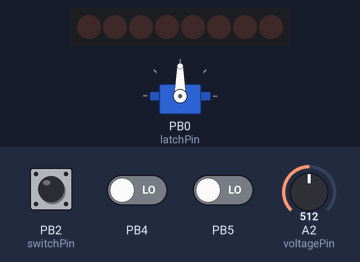
This sketch was run on a simulated ATtiny85, built with avr-gcc and run on an emulated ATtiny85. On the bench: 8 shift-register outputs drawn as a row of LEDs (first output left, lit = HIGH), servo. Wiring (inferred from the names in the program): shift register (74HC595): data PB3; shift clock PB1. Wiring (inferred from the signals the program sends): row of LEDs: on Q0, Q1, Q2, Q3, Q4, Q5, Q6, Q7. The inputs (shaded band) are chosen by the test bench; at power-on: A2 (voltagePin) = 512, PB2 (switchPin) HIGH, PB4 LOW, PB5 LOW. Sleep ends after the set time or at an interrupt.

Above: at 8.9 s.
9.0 s: A2 (voltagePin) set to 70
At 17.0 s:
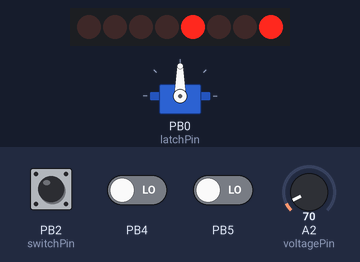
18.9 s: A2 (voltagePin) set to 77
21.4 s: A2 (voltagePin) set to 60
At 31.52 s:
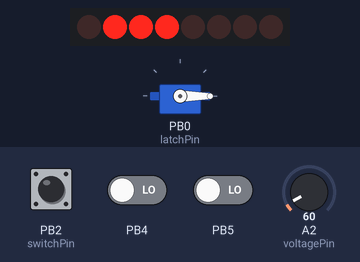
35.4 s: A2 (voltagePin) set to 90
At 46.4 s:
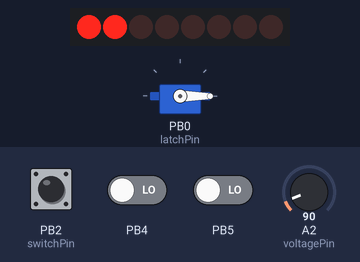
47.8 s: A2 (voltagePin) set to 10
At 54.89 s:
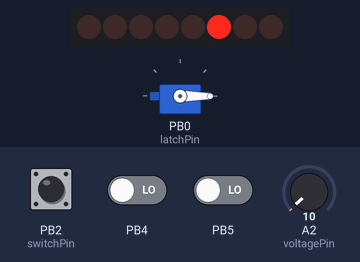
56.9 s: A2 (voltagePin) set to 170
Timing chart, 0 to 71.9 s (numbered marks = the images above; inputs shaded):
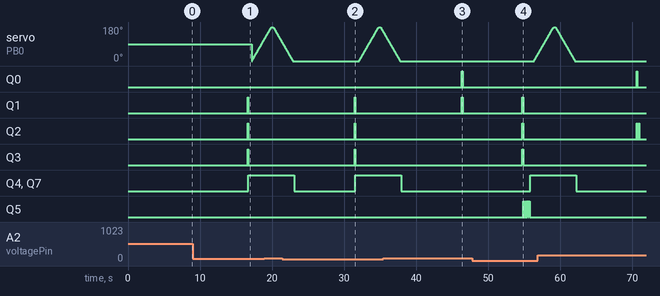

The sketch:

feeder_code_soldered_version.ino
```cpp
/**************************************************************************************************************************************************************/
////LIBRARIES
/**************************************************************************************************************************************************************/

#include <avr/sleep.h>
#include <avr/interrupt.h>
#include <SoftwareServo.h>


/**************************************************************************************************************************************************************/
////PINS
/**************************************************************************************************************************************************************/

#define switchPin  2
#define voltagePin  A2

#define dataPin   3
#define clockPin  1
#define latchPin  0  //connecting latch and servo on the same pin seems to work for now

/**************************************************************************************************************************************************************/
////VARIABLES
/**************************************************************************************************************************************************************/

//WDT variables
volatile int watchDog_counter = 0;
//wd counter must reach a target, different depending on nb of meals per day
//1 meal per day: target = 10800
//2 meals: trgt = 5400
//3 meals: trgt = 3600
int wd_target = 10800; //target for wd counter, changes depending on user settings for number of meals per day

//PC interrupt variables
volatile int buttonFlag;
//unsigned long last_interrupt_time; //unused for now
int voltage;


//VERSRION 1 JULY 2019: 33K, 3K, 3.9K, 3K, 1K

//button 1 is "Nb of meals"
//calculated value on 1023 between 800ohms and 60 ohms is 71
#define min1 0
#define max1  70

//button 2 is "Size of meals"
//calculated value on 1023 between 800ohms and 45 ohms is 54
#define min2  80
#define max2  140

//button 3 is "Reset"
//calculated value on 1023 between 800ohms and 30 ohms is 37
#define min3  160
#define max3  200

//button 4 is "toggle meal led"
//calculated value on 1023 between 800ohms and 15 ohms is 19
#define min4  240
#define max4  300


//Food Data variables

//amount of meals per day
int meal_nb = 1;
#define max_meal_nb 3

//amount of cylinder spins (meal size)
int meal_size = 1;
#define max_meal_size 5

//food signal for fish to know (if turned on, an LED flashes towards the tank so fish can notice food is coming)
boolean food_signal_flag = 0;


//Servo variables
int pos = 0; //NEEDS TO BE AN INT, NOT A BYTE

//74hc595 variables
/*Q1  Q2, Q3 are 3 button LEDs: bit [4-6]
  Q0 is piezo buzzer: bit 7
  Q3 is transistor for meal LED bit 4
  Q4 is transistor for servo: bit 3
  Q7 is transistor for servo logic: bit 0
*/


  byte leds = 0;
  //bit constants for a DIP 74hc595
  //Byte = 0B buzzer resetLed ... servoLogic
  #define buzzer 7
  #define resetLed 6
  #define sizeLed 5
  #define nbLed 4
  #define servoVcc 3
  #define signalLed 2
  #define servoLogic 0

/*
//bit constants for a SMD 74hc595
//Byte = 7B buzzer resetLed ... servoLogic
#define buzzer 0
#define resetLed 1
#define sizeLed 2
#define nbLed 3
#define servoVcc 4
#define signalLed 5
#define servoLogic 7
*/
/**************************************************************************************************************************************************************/
////OBJECTS
/**************************************************************************************************************************************************************/
SoftwareServo feederServo;      // creates feederServo as object to control a servo


/**************************************************************************************************************************************************************/
////SETUP
/**************************************************************************************************************************************************************/

void setup() {

  // watchDog_counter = 0;

  //pins setup
  DDRB &= ~(1 << switchPin);
  PORTB &= ~(1 << switchPin);
  DDRB &= ~(1 << voltagePin);
  PORTB &= ~(1 << voltagePin);
  DDRB |= (5 << 1);     //set pins 1 and 3 as outputs
  //pin 0 should be output too. why works? looks like latchpin doesnt need to be output..


  //SoftwareServo setup
  feederServo.attach(0);                        // attaches the servo on pin 0 to the servo object


  sleep_enable();
  set_sleep_mode(SLEEP_MODE_PWR_DOWN);
}


/**************************************************************************************************************************************************************/
////LOOP
/**************************************************************************************************************************************************************/


void loop() {
  //Pin Change interrupt setup (NOT SURE IF NEEDS TO BE IN LOOP YET. MIGHT STOP BUTTONS FROM NOT RESPONDING ON THE FIRST WDT AFTER SERVO)
  //Enable interrupts
  GIMSK |= (1 << PCIE);
  PCMSK |= _BV(PCINT4);
  sei();

  //Watchdog timer setup  //Putting this in setup causes a problem when servo writing
  cli();
  //This order of commands is important and cannot be combined
  MCUSR &= ~(1 << WDRF); //Clear the watch dog reset
  WDTCR |= (1 << WDCE) | (1 << WDE); //Set WD_change enable, set WD enable
  WDTCR = 0B100001; //Set prescaler to 8 sec (see p.46 of datasheet to change prescaler), and OVERWRITE WDTCR value ( dont just use |= )
  WDTCR |= _BV(WDIE); //Set the interrupt enable, this will keep unit from resetting after each int
  sei();

  //74hc9595 setup (doesnt work in setup function)
  leds = 0;
  updateShiftRegister();

  ADCSRA &= ~_BV(ADEN);      //Turn ADC off, saves ~230uA
  sleep_cpu();
  ADCSRA |= _BV(ADEN);        //will ADC need to be turned on after sleep?


  /*sketch works without the LOW button check (only 1 interrupt fires anyway, probably because voltage goes out of acceptable range
     for button activation on the rising interrupt, so buttonsAction() doesn<t do anything when button is released*/
  if (!(PINB & (1 << voltagePin)))  buttonFlag = 1; //tell the arduino a button was pressed, not released


  //DEBUG-------------------------------------------
  /*leds = 1 << signalLed;  //turn on the big LED for telling fish food is coming (in this case just for debugging)
    updateShiftRegister();
    delay(10);
    leds = 0;
    updateShiftRegister();
    //delay(10);*/
  //------------------------------------------------

  //check if a button was pressed
  if (buttonFlag) {
    buttonFlag = 0;
    buttonsAction();
  }

  //check if time has come to feed
  if (watchDog_counter >= wd_target) {
    feedTheFish();
    watchDog_counter = 0;
  }


}


/**************************************************************************************************************************************************************/
////FUNCTIONS
/**************************************************************************************************************************************************************/


ISR(PCINT0_vect) { //NOT PCINT0_vect!

}


ISR(WDT_vect) {
  watchDog_counter++;
}


void updateShiftRegister()
{
  digitalWrite(latchPin, LOW);
  shiftOut(dataPin, clockPin, LSBFIRST, leds);
  digitalWrite(latchPin, HIGH);
}
```

buttonsAction.ino
```cpp
void buttonsAction() {

  /*For now, monitoring how often interrupts occurs not needed because no bouncing, and caused problems in interrupts
    // unsigned long interrupt_time = millis(); //saves time at which this interrupt starts
    // if (interrupt_time - last_interrupt_time > 200)  //compares last time interrupt was finished to now. We give 200 millis to ignore rebounds
    // { */
  //delay(10);
  voltage = 0;
  for (int i = 0; i < 20; i ++) {
    voltage += analogRead(voltagePin);
    delay(5);
  }
  voltage /= 20;

  //DEBUG-------------------------------------------
  /*for (int i = 0; i < voltage; i += 10) {

    leds = 1 << signalLed;  //turn on the big LED for telling fish food is coming
    updateShiftRegister();
    delay(300);
    leds = 0;
    updateShiftRegister();
    delay(300);
    }*/
  //------------------------------------------------


  /**************************************************************************************************************************************************************/
  if (min4 <= voltage && voltage <= max4) {  //NB OF MEALS BUTTON IS PRESSED

    //1: button's action
    if (meal_nb < max_meal_nb) meal_nb++;   //add a meal during the day, up to 3 per day
    else meal_nb = 1;
    /* //1 meal per day: target = 10800
      //2 meals: trgt = 5400
      //3 meals: trgt = 3600
    */
    switch (meal_nb) {
      case 1:
        wd_target = 10800;
        break;
      case 2:
        wd_target = 5400;
        break;
      case 3:
        wd_target = 3600;
        break;
    }

    //2: cue the user button 4 was pressed
    leds = 9 << nbLed; //turn buzzer and "nb of meals" button led
    updateShiftRegister();
    delay(100);

    leds = 0;
    updateShiftRegister();
    delay(250);

    //3: inform the user of the variable's value
    for (int j = 0; j < (meal_nb - 1); j ++) {
      leds = 1 << nbLed; //turn "nb of meals" button led for the remaining nb of flashes it needs
      updateShiftRegister();
      delay(100);

      leds = 0;
      updateShiftRegister();
      delay(250);
    }
  }


  /**************************************************************************************************************************************************************/
  if (min3 <= voltage && voltage <= max3) {  //SIZE OF MEALS BUTTON IS PRESSED

    //1: button's action
    if (meal_size < max_meal_size) meal_size++;   //increase size of each meal
    else meal_size = 1;

    //2: cue the user button 3 was pressed

    leds = 5 << sizeLed; //turn buzzer and "size of meals" button led
    updateShiftRegister();
    delay(80);

    leds = 0;
    updateShiftRegister();
    delay(200);

    //3: inform the user of the variable's value
    for (int j = 0; j < (meal_size - 1); j ++) {
      leds = 1 << sizeLed; //turn "size of meals" button led for the remaining nb of flashes it needs
      updateShiftRegister();
      delay(80);

      leds = 0;
      updateShiftRegister();
      delay(200);
    }

  }

  /**************************************************************************************************************************************************************/
  if (min1 <= voltage && voltage <= max1) {  //TOGGLE LED BUTTON IS PRESSED

    //1: button's action
    watchDog_counter = wd_target;

    //2: cue the user button 1 was pressed
    leds = 7 << nbLed; //all 3 leds
    updateShiftRegister();
    delay(100);

    leds = 0;
    updateShiftRegister();


  }

  /**************************************************************************************************************************************************************/
  if (min2 <= voltage && voltage <= max2) {  //RESET BUTTON IS PRESSED

    //1: button's action
    food_signal_flag = ~food_signal_flag;


    //2: cue the user button 2 was pressed

    if (food_signal_flag) {
      leds = 3 << resetLed; //turn buzzer and "reset" button led
      updateShiftRegister();
      delay(100);

      leds = 0;
      updateShiftRegister();
    }


  }

  //For now, monitoring how often interrupts occurs not needed because no bouncing, and caused problems in interrupts
  //SAVE WHEN THE INTERRUPT OCCURED TO PREVENT BOUNCES FROM TRIGGERING MULTIPLE INTERRUPTS
  //    last_interrupt_time = interrupt_time;
  // }
}
```

feedTheFish.ino
```cpp
void feedTheFish() {

  //1: Signal that there's an incoming meal--------------------------------------------------
  //This feature can be toggled On or OFF by the user (with the ON-OFF switch)
 if (food_signal_flag) {
  for (int i = 0; i < 10; i++) {
    leds ^= (1 << signalLed);  //turn on the big LED for telling fish food is coming
    updateShiftRegister();
    delay(100);
  }
 }

  //2: activate servo transistors to power it up----------------------------------------------
  leds = 0B1001; //turn bits 3 and 0 ON, which are the 2 servo transistors
  updateShiftRegister();
  delay(500);


  //3: Shake the food supplies to make it fall in---------------------------------------------


  //4: feed based on size of meals------------------------------------------------------------
  for (int s = 0; s < meal_size; s++) {

    for (pos = 0; pos <= 180; pos ++)       // goes from 0 degrees to 180 degrees
    { // in steps of 1 degree
      feederServo.write(pos);                     // tell servo to go to position in variable 'pos'
      delay(15);                              // waits 15 milliseconds for the servo to reach the position
      SoftwareServo::refresh();               // required by SoftwareServo Library to sweep correctly
    }
    delay (200);                               // required by SoftwareServo Library to sweep correctly

    for (pos = 180; pos >= 0; pos --)     {  // goes from 180 degrees to 0 degrees
      feederServo.write(pos);                     // tell servo to go to position in variable 'pos'
      delay(15);                              // waits 15 milliseconds for the servo to reach the position
      SoftwareServo::refresh();               // required by SoftwareServo Library to sweep correctly
    }
    delay(200);                                // required by SoftwareServo Library to sweep correctly
  }

    leds = 0;
    updateShiftRegister();
    delay(100);


}
```

shakeTheFood.ino
```cpp
  void shakeTheFood() {  //shake the container 3 times to settle
    for (int i = 0; i < 3; i++) {
      for (pos = 0; pos <= 20; pos ++)       // goes from 0 degrees to 180 degrees
      { // in steps of 1 degree
        feederServo.write(pos);                     // tell servo to go to position in variable 'pos'
        delay(15);                              // waits 15 milliseconds for the servo to reach the position
        SoftwareServo::refresh();               // required by SoftwareServo Library to sweep correctly
      }
      delay (20);

      for (pos = 20; pos >= 10; pos --)       // goes from 0 degrees to 180 degrees
      { // in steps of 1 degree
        feederServo.write(pos);                     // tell servo to go to position in variable 'pos'
        delay(15);                              // waits 15 milliseconds for the servo to reach the position
        SoftwareServo::refresh();               // required by SoftwareServo Library to sweep correctly
      }
      delay (20);
    }
  }
```

Measured:
- after the input at 9.0 s, Q1–3: LOW → HIGH after 7.6 s, → LOW 0.10 s later; Q4, Q7: LOW → HIGH after 7.7 s
- after the input at 35.4 s, servo on PB0 (latchPin): goes on until 37.8 s, then stays 0°
- after the input at 47.8 s, servo on PB0 (latchPin): moves from 0° to 35° over 0.52 s, starting after 8.6 s
